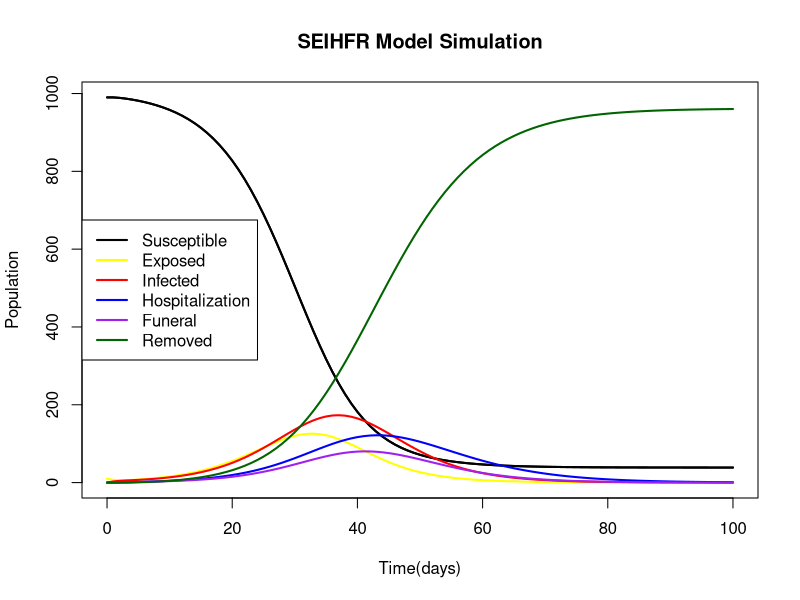
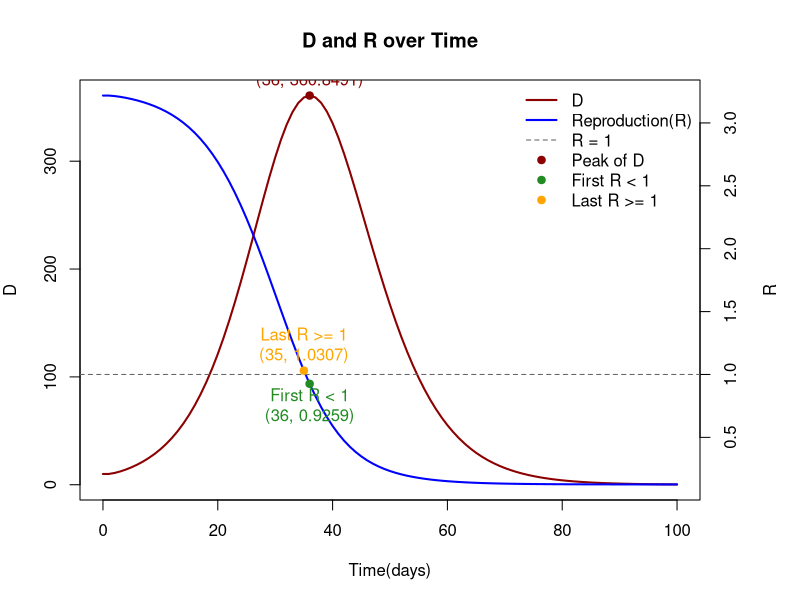

Write the R code that produced these figures, in order.
next_step <- function(state, beta_I, beta_F, alpha, delta, gamma, eta, sigma) {
  S <- state$S
  E <- state$E
  I <- state$I
  H <- state$H
  F <- state$F
  R <- state$R
  
  N <- S + E + I + H + F + R

  new_I <- beta_I * S * I / N
  new_F <- beta_F * S * F / N

  S1 <- S - new_I - new_F 
  E1 <- E + new_I + new_F - alpha * E
  I1 <- I - (gamma + delta) * I + alpha * E
  H1 <- H + delta * I - eta * H 
  F1 <- F + gamma * I - sigma * F 
  R1 <- R + eta * H + sigma * F 
  
  S <- S1
  E <- E1
  I <- I1
  H <- H1
  F <- F1
  R <- R1

  return(list(S = S, E = E, I = I, H = H, F = F, R = R))
}


simulate_model <- function(t, S0, E0, I0, H0, F0, R0, beta_I, beta_F, alpha, 
                           delta, gamma, eta, sigma) {

  time <- 0:t

  S <- numeric(t + 1)
  E <- numeric(t + 1)
  I <- numeric(t + 1)
  H <- numeric(t + 1)
  F <- numeric(t + 1)
  R <- numeric(t + 1)

  S[1] <- S0
  E[1] <- E0
  I[1] <- I0
  H[1] <- H0
  F[1] <- F0
  R[1] <- R0

  state <- list(S = S0, E = E0, I = I0, H = H0, F = F0, R = R0)

  for (i in 1:t) {
    state <- next_step(state, beta_I, beta_F, alpha, delta, gamma, eta, sigma)
    
    S[i + 1] <- state$S
    E[i + 1] <- state$E
    I[i + 1] <- state$I
    H[i + 1] <- state$H
    F[i + 1] <- state$F
    R[i + 1] <- state$R
  }

  return(list(time = time, S = S, E = E, I = I, H = H, F = F, R = R))
}

S0 <- 990
E0 <- 10
I0 <- 0
H0 <- 0
F0 <- 0
R0 <- 0

beta_I <- 0.4
beta_F <- 0.5

alpha <- 0.3
delta <- 0.1
gamma <- 0.1
eta   <- 0.12
sigma <- 0.2

t <- 100

result <- simulate_model(t, S0, E0, I0, H0, F0, R0, beta_I, beta_F, alpha, 
  delta, gamma, eta, sigma)

calc_R <- function(S, N, beta_I, beta_F, gamma, delta, sigma) {
  (S / N) * (beta_I * sigma + beta_F * gamma) / (sigma * (delta + gamma))
}

N2 <- result$S + result$E + result$I + result$H + result$F + result$R

D <- result$E + result$I + result$F

# find peak of D
D_peak_index <- which.max(D)
D_peak_time <- result$time[D_peak_index]
D_peak_value <- D[D_peak_index]

# calculate R
R_values <- calc_R(result$S, N2, beta_I, beta_F, gamma, delta, sigma)

# R at peak of D
R_at_D_peak <- R_values[D_peak_index]

# first time when R < 1
R_below_1_index <- which(R_values < 1)[1]

# find the point just before R < 1
R_before_1_index <- R_below_1_index - 1

# corresponding values
R_below_1_time <- result$time[R_below_1_index]
R_below_1_value <- R_values[R_below_1_index]

R_before_1_time <- result$time[R_before_1_index]
R_before_1_value <- R_values[R_before_1_index]

plot(result$time, result$S, type = "l", lwd = 2,
     ylim = range(c(result$S, result$E, result$I, result$H, result$F, result$R)),
     xlab = "Time(days)", ylab = "Population",
     main = "SEIHFR Model Simulation")

lines(result$time, result$S, lwd = 2, col = "black")
lines(result$time, result$E, lwd = 2, col = "yellow")
lines(result$time, result$I, lwd = 2, col = "red")
lines(result$time, result$H, lwd = 2, col = "blue")
lines(result$time, result$F, lwd = 2, col = "purple")
lines(result$time, result$R, lwd = 2, col = "darkgreen")

legend("left",
       legend = c("Susceptible", "Exposed", "Infected", "Hospitalization", 
                  "Funeral", "Removed"),
       col = c("black","yellow", "red", "blue", "purple", "darkgreen"),
       lwd = 2)

# save current graphic settings
old_par <- par(no.readonly = TRUE)

# make space for right y-axis
par(mar = c(5, 4, 4, 5))

# plot D on left axis
plot(result$time, D, type = "l", lwd = 2, col = "darkred",
     xlab = "Time(days)", ylab = "D",
     main = "D and R over Time")

# mark peak of D
points(D_peak_time, D_peak_value, pch = 19, col = "darkred")
text(D_peak_time, D_peak_value,
     labels = paste0("(", D_peak_time, ", ", round(D_peak_value, 4), ")"),
     pos = 3, col = "darkred")

# add R curve on right axis
par(new = TRUE)
plot(result$time, R_values, type = "l", lwd = 2, col = "blue",
     axes = FALSE, xlab = "", ylab = "")

axis(side = 4)
mtext("R", side = 4, line = 3)

# add horizontal line R = 1
abline(h = 1, lty = 2, col = "gray40")

# mark first point where R < 1
points(R_below_1_time, R_below_1_value, pch = 19, col = "forestgreen")
text(R_below_1_time, R_below_1_value,
     labels = paste0("First R < 1\n(",
                     R_below_1_time, ", ",
                     round(R_below_1_value, 4), ")"),
     pos = 1, col = "forestgreen")

# mark the point just before R < 1
points(R_before_1_time, R_before_1_value, pch = 19, col = "orange")
text(R_before_1_time, R_before_1_value,
     labels = paste0("Last R >= 1\n(",
                     R_before_1_time, ", ",
                     round(R_before_1_value, 4), ")"),
     pos = 3, col = "orange")

legend("topright",
       legend = c("D", "Reproduction(R)", "R = 1", "Peak of D", 
                  "First R < 1", "Last R >= 1"),
       col = c("darkred", "blue", "gray40", "darkred", "forestgreen", "orange"),
       lty = c(1, 1, 2, NA, NA, NA),
       pch = c(NA, NA, NA, 19, 19, 19),
       lwd = c(2, 2, 1, NA, NA, NA),
       bty = "n")

# restore graphic settings
par(old_par)

cat("Peak time of E + I + F =", D_peak_time, "\n")
cat("Maximum value of E + I + F =", D_peak_value, "\n")
cat("R at the peak of E + I + F =", R_at_D_peak, "\n")
cat(result$time[R_below_1_index], "\n")
